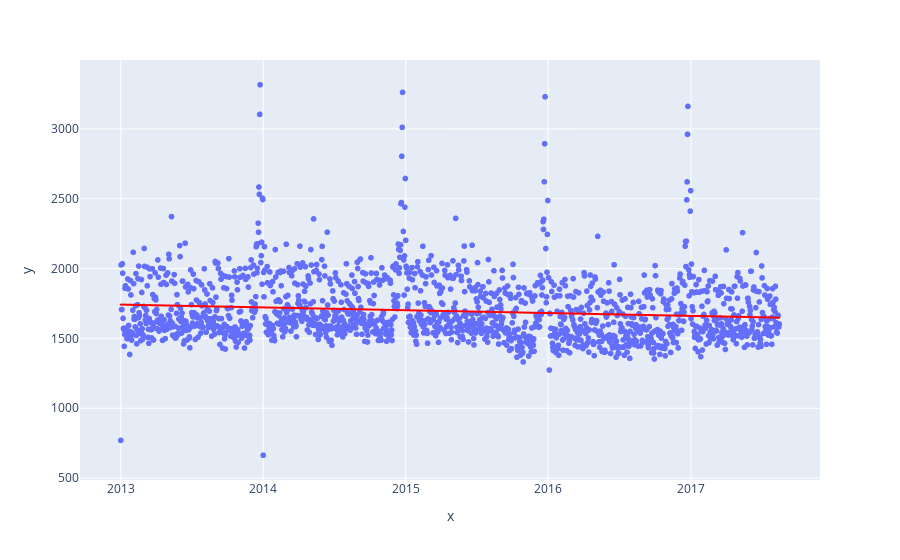

The notebook cell saved with this chart:
### Code cell
px.scatter(x = pd.to_datetime(average_transactions_df["date"]), y = average_transactions_df["transactions"], trendline="ols", trendline_color_override = 'red')

### Figure 1 — Plotly figure (JSON) as saved in the notebook; plotly's stock layout.template omitted (floating-point values rounded to 4 significant figures; data arrays with more than 128 entries replaced by an {"elided": "..."} marker saying what was removed)
{"data": [{"hovertemplate": "x=%{x}<br>y=%{y}<extra></extra>", "legendgroup": "", "marker": {"color": "#636efa", "symbol": "circle"}, "mode": "markers", "name": "", "showlegend": false, "type": "scattergl", "x": {"elided": "1682 str values"}, "xaxis": "x", "y": {"elided": "1682 float values"}, "yaxis": "y"}, {"hovertemplate": "<b>OLS trendline</b><br>y = -6.40333e-07 * x + 2611.1<br>R<sup>2</sup>=0.014164<br><br>x=%{x}<br>y=%{y} <b>(trend)</b><extra></extra>", "legendgroup": "", "line": {"color": "red"}, "marker": {"color": "#636efa", "symbol": "circle"}, "mode": "lines", "name": "", "showlegend": false, "type": "scattergl", "x": {"elided": "1682 str values"}, "xaxis": "x", "y": {"elided": "1682 float values"}, "yaxis": "y"}], "layout": {"legend": {"tracegroupgap": 0}, "margin": {"t": 60}, "xaxis": {"anchor": "y", "domain": [0, 1], "title": {"text": "x"}}, "yaxis": {"anchor": "x", "domain": [0, 1], "title": {"text": "y"}}}}
